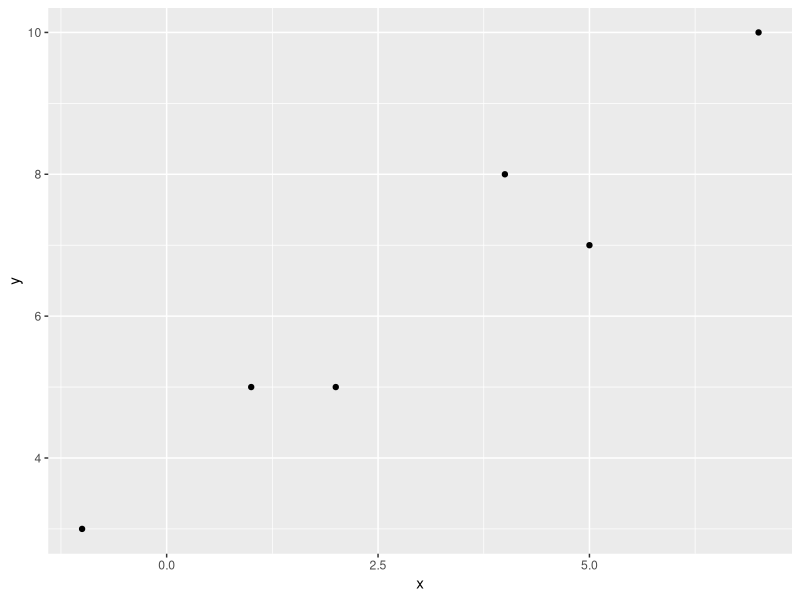
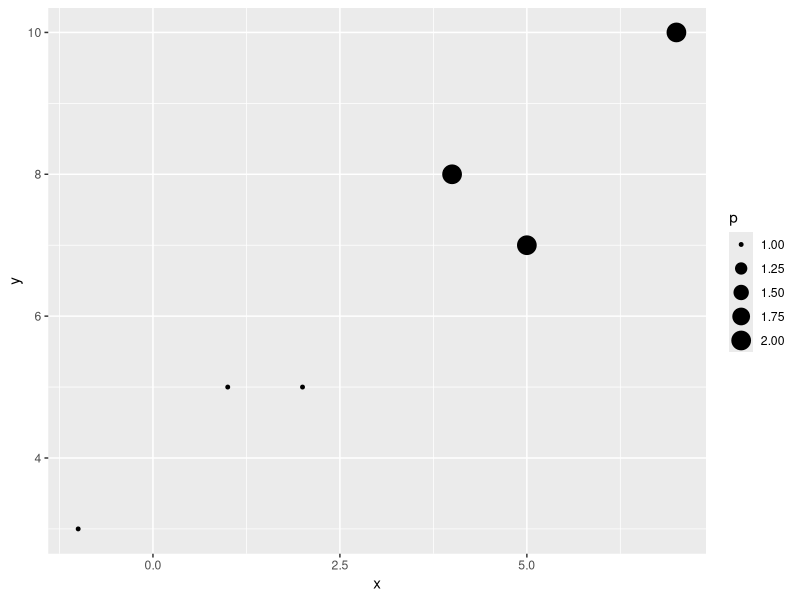
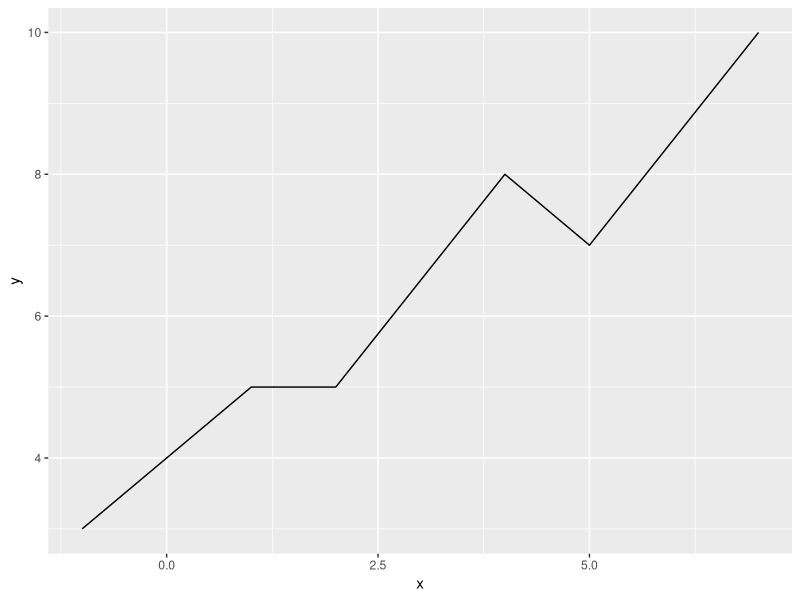
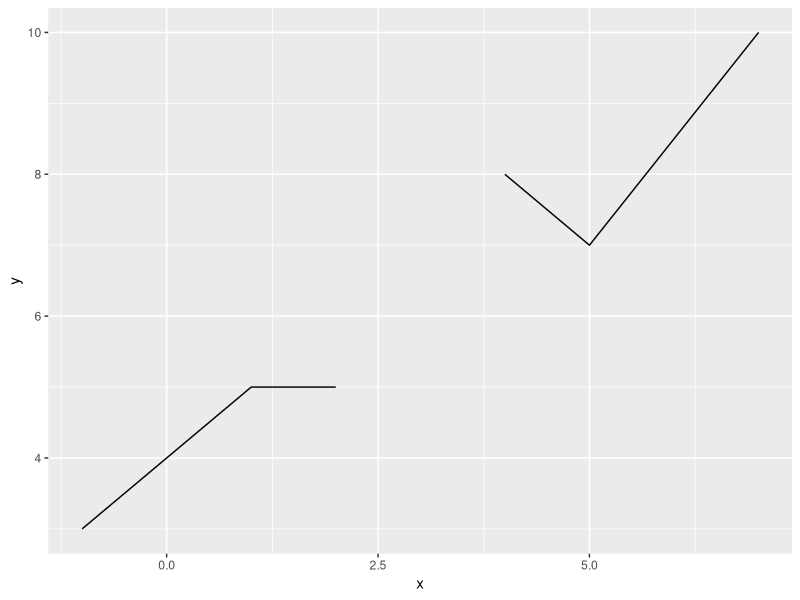
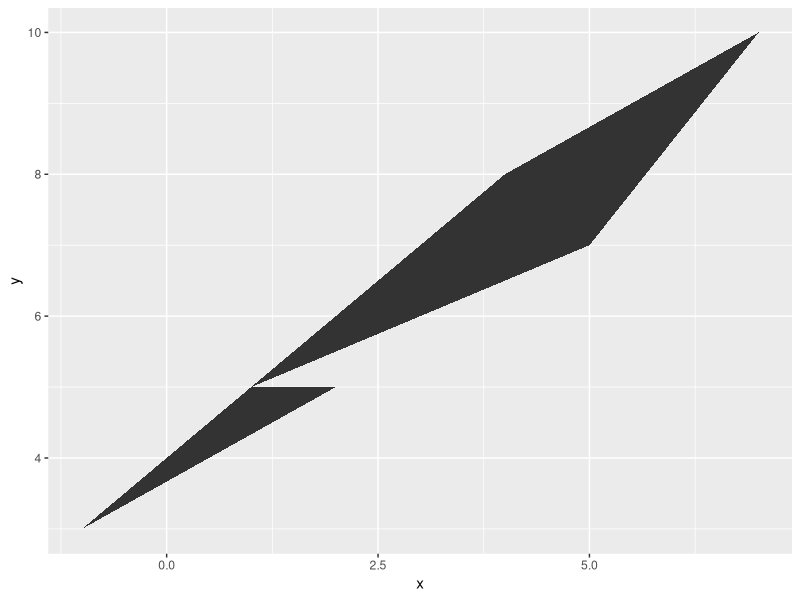
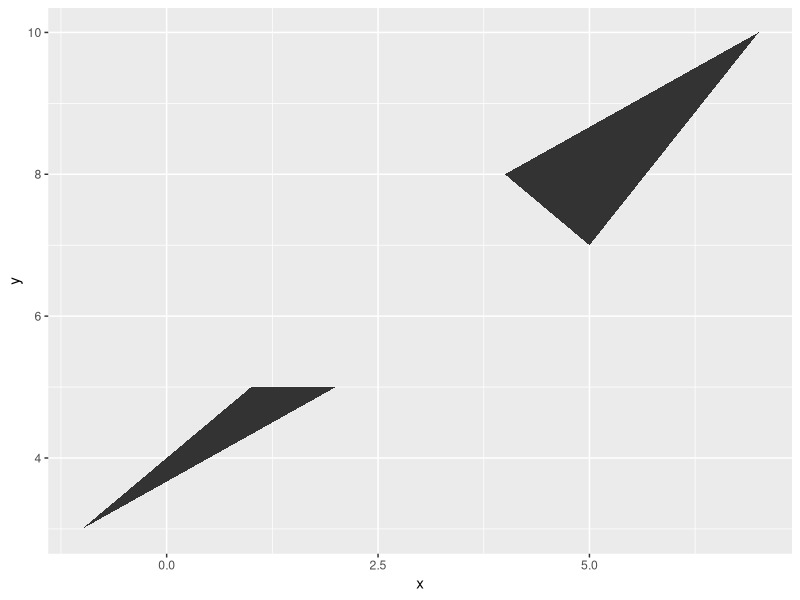
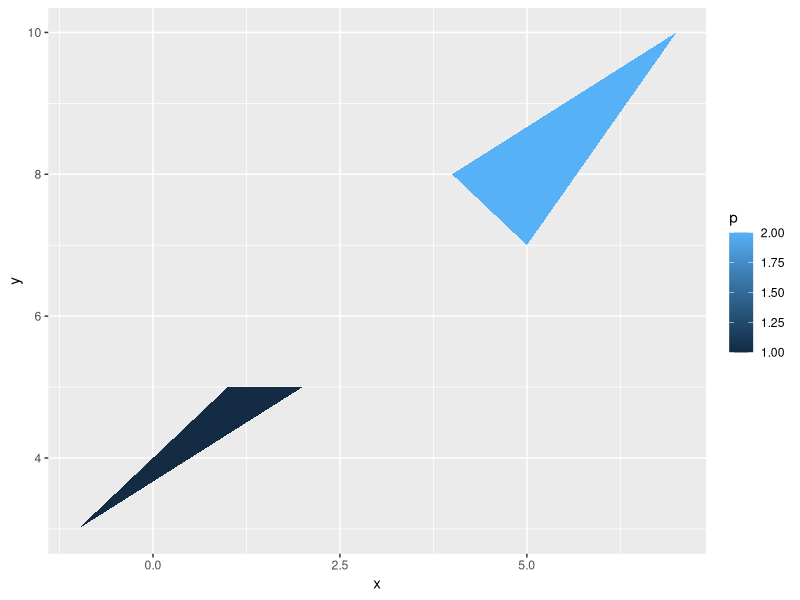
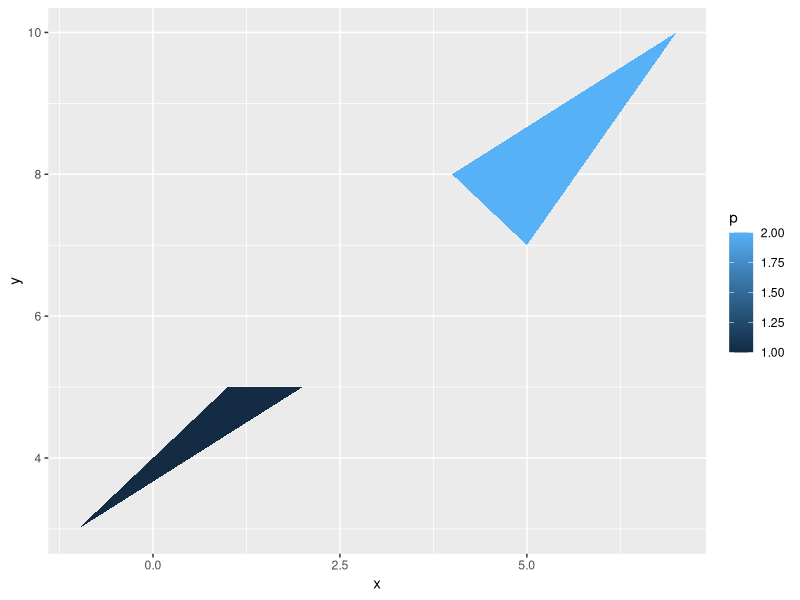

Write the R code that produced these figures, in order.
library(tidyverse)

d <- data_frame(
  x = c(1,2,-1, 4,7,5),
  y = c(5,5, 3, 8,10,7),
  p = c(1, 1, 1, 2, 2, 2)
)
d

ggplot(d) +
  geom_point(aes(x, y))

ggplot(d) +
  geom_point(aes(x, y, size = p))


ggplot(d) +
  geom_line(aes(x, y))

ggplot(d) +
  geom_line(aes(x, y, group = p))

ggplot(d) +
  geom_polygon(aes(x, y))

ggplot(d) +
  geom_polygon(aes(x, y, group = p))

ggplot(d) +
  geom_polygon(aes(x, y, group = p, fill = p))

ggplot(d) +
  geom_polygon(aes(x, y, group = p, fill = p))

ggplot(d) +
  geom_polygon(aes(x, y, group = p), fill = "gray80")

ggplot(d) +
  geom_polygon(aes(x, y, group = p), fill = "gray80", color = "red")

ggplot(d) +
  geom_polygon(aes(x, y, group = p),
               fill = "gray80", color = "red")+
  facet_wrap(~p)

ggplot(d) +
  geom_polygon(aes(x, y, group = p),
               fill = "gray80", color = "red")+
  facet_wrap(~p, scales = "free")
